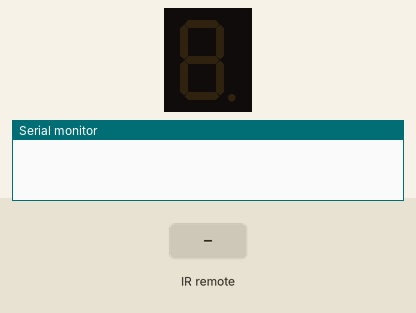
Simulated run of this sketch. Board: Arduino Uno, built with avr-gcc and run on an emulated ATmega328P. Parts: 1-digit seven-segment display, the last lines printed to the serial monitor. Wiring (inferred from the names in the program): 1-digit 7-segment display, segments lit when HIGH: segments pin 2, pin 3, pin 4, pin 5, pin 6, pin 7, pin 8. The test bench sets the inputs (shaded band). The segment pins are drawn as the display they are named for.

Above: at 1.2 s.
1.3 s: infrared code 0xFF6897 received
At 2.3 s:
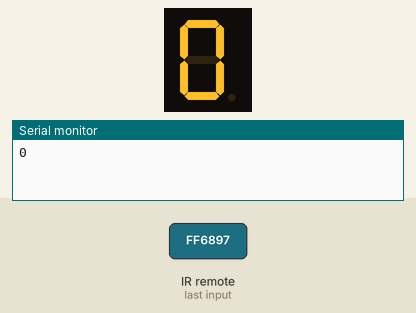
2.8 s: infrared code 0xFF30CF received
At 3.5 s:
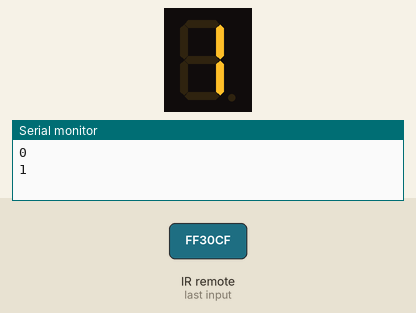
4.3 s: infrared code 0xFF18E7 received
At 4.6 s:
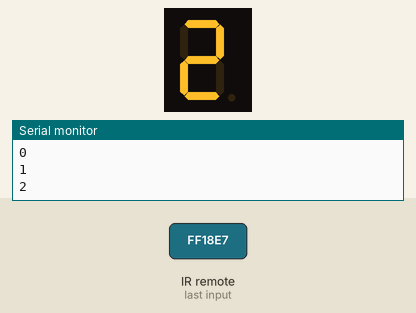
5.8 s: infrared code 0xFF7A85 received
At 6.9 s:
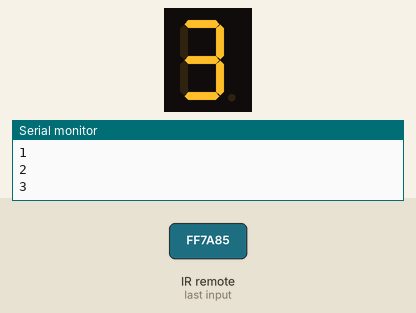
7.3 s: infrared code 0xFF10EF received
At 8.1 s:
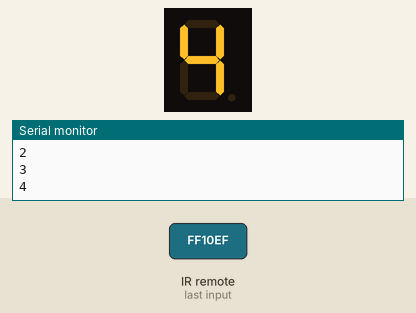
8.8 s: infrared code 0xFF38C7 received
At 9.2 s:
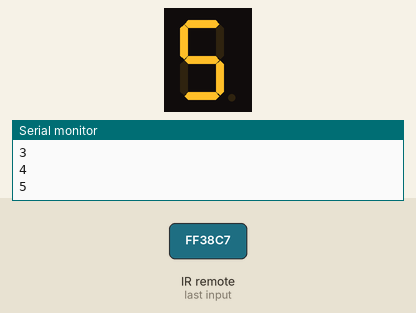
Timing chart, 0 to 11.3 s (numbered marks = the images above; inputs shaded):
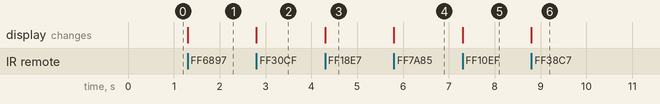

The sketch:

Display_con_IR.ino
```cpp
#include <IRremote.h>

#define a 2
#define b 3
#define c 4
#define d 5
#define e 6
#define f 7
#define g 8

int sensor = 11;

IRrecv irrecv(sensor);
decode_results valores;

void translateIR(){
  switch(valores.value){

    case 0xFF6897: Serial.println("0");
    digitalWrite(a,HIGH);
    digitalWrite(b,HIGH);
    digitalWrite(c,HIGH);
    digitalWrite(d,HIGH);
    digitalWrite(e,HIGH);
    digitalWrite(f,HIGH);
    digitalWrite(g,LOW);
    break;

    case 0xFF30CF: Serial.println("1");
    digitalWrite(a,LOW);
    digitalWrite(b,HIGH);
    digitalWrite(c,HIGH);
    digitalWrite(d,LOW);
    digitalWrite(e,LOW);
    digitalWrite(f,LOW);
    digitalWrite(g,LOW);
    break;

    case 0xFF18E7: Serial.println("2");
    digitalWrite(a,HIGH);
    digitalWrite(b,HIGH);
    digitalWrite(c,LOW);
    digitalWrite(d,HIGH);
    digitalWrite(e,HIGH);
    digitalWrite(f,LOW);
    digitalWrite(g,HIGH);
    break;

    case 0xFF7A85: Serial.println("3");
    digitalWrite(a,HIGH);
    digitalWrite(b,HIGH);
    digitalWrite(c,HIGH);
    digitalWrite(d,HIGH);
    digitalWrite(e,LOW);
    digitalWrite(f,LOW);
    digitalWrite(g,HIGH);
    break;

    case 0xFF10EF: Serial.println ("4");
    digitalWrite(a,LOW);
    digitalWrite(b,HIGH);
    digitalWrite(c,HIGH);
    digitalWrite(d,LOW);
    digitalWrite(e,LOW);
    digitalWrite(f,HIGH);
    digitalWrite(g,HIGH);
    break;

    case 0xff38c7: Serial.println("5");
    digitalWrite(a,HIGH);
    digitalWrite(b,LOW);
    digitalWrite(c,HIGH);
    digitalWrite(d,HIGH);
    digitalWrite(e,LOW);
    digitalWrite(f,HIGH);
    digitalWrite(g,HIGH);
    break;

    case 0xFF5AA5: Serial.println("6");
    digitalWrite(a,LOW);
    digitalWrite(b,LOW);
    digitalWrite(c,HIGH);
    digitalWrite(d,HIGH);
    digitalWrite(e,HIGH);
    digitalWrite(f,HIGH);
    digitalWrite(g,HIGH);
    break;

    case 0xFF42BD: Serial.println("7");
    digitalWrite(a,HIGH);
    digitalWrite(b,HIGH);
    digitalWrite(c,HIGH);
    digitalWrite(d,LOW);
    digitalWrite(e,LOW);
    digitalWrite(f,LOW);
    digitalWrite(g,LOW);
    break;

    case 0xFF4AB5: Serial.println("8");
    digitalWrite(a,HIGH);
    digitalWrite(b,HIGH);
    digitalWrite(c,HIGH);
    digitalWrite(d,HIGH);
    digitalWrite(e,HIGH);
    digitalWrite(f,HIGH);
    digitalWrite(g,HIGH);
    break;

    case 0xFF52AD: Serial.println("9");
    digitalWrite(a,HIGH);
    digitalWrite(b,HIGH);
    digitalWrite(c,HIGH);
    digitalWrite(d,LOW);
    digitalWrite(e,LOW);
    digitalWrite(f,HIGH);
    digitalWrite(g,HIGH);
    break;

    case 0xFFFFFFFF: Serial.println("Error"); break;

    default:
    Serial.println("Otro boton");

  }

  delay(500);
}


void setup() {
  Serial.begin(9600);
  irrecv.enableIRIn();

  for(int i=2;i<=8;i++){
    pinMode(i,OUTPUT);
  }

}

void loop() {
  if (irrecv.decode(&valores)){
    translateIR();
    irrecv.resume();
  }

}
```

Measured:
- after the input at 1.3 s, the display: changes at once (image 1)
- after the input at 2.8 s, the display: changes at once (image 2)
- after the input at 4.3 s, the display: changes at once (image 3)
- after the input at 5.8 s, the display: changes at once (image 4)
- after the input at 7.3 s, the display: changes at once (image 5)
- after the input at 8.8 s, the display: changes at once (image 6)
